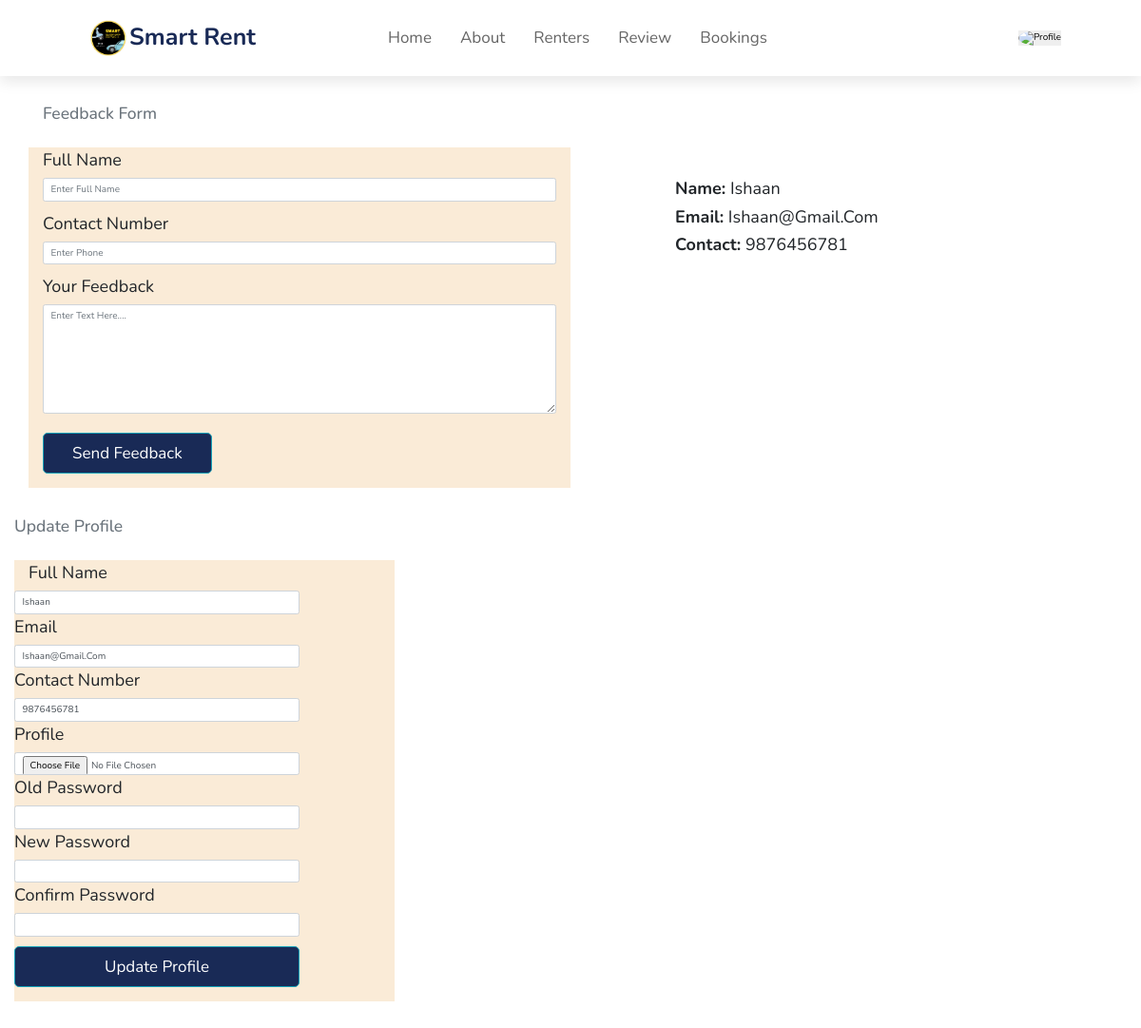
The page /userprofile.php (signed in) on the database its author committed.
### tables this page shows
CREATE TABLE `users` (
  `id` int(10) UNSIGNED NOT NULL,
  `fullname` varchar(191) NOT NULL,
  `mobile` varchar(191) NOT NULL,
  `email` varchar(191) NOT NULL,
  `password` varchar(191) NOT NULL,
  `created_at` timestamp NULL DEFAULT current_timestamp(),
  `updated_at` timestamp NULL DEFAULT current_timestamp(),
  `role` varchar(100) DEFAULT 'user',
  `status` int(1) NOT NULL DEFAULT 1,
  `profile` varchar(100) NOT NULL
);

### userprofile.php (the view, shortened to what this page needs)
<!DOCTYPE html>
<html lang="en">
<head>
    <link rel="stylesheet" href="https://unpkg.com/swiper@9.1.0/swiper-bundle.min.css" />
    <link rel="stylesheet" href="https://cdnjs.cloudflare.com/ajax/libs/font-awesome/5.15.3/css/all.min.css">
    <link rel="stylesheet" type="text/css" href="css/bootstrap.min.css?v=<?php echo time(); ?>">
    <link rel="stylesheet" href="./css/style.css?v=<?php echo time(); ?>">
</head>
<body>
<?php include("header.php"); ?>
<div id="page-wrapper">
    <div class="row">
        <div class="full-row">
            <div class="container">
                    <div class="row">
						<div class="col-lg-12">
							<h2 class="text-secondary double-down-line text-center">Profile</h2>
                        </div>
					</div>
                <div class="dashboard-personal-info p-5 bg-white">
                    <form action="#" method="post" class="form">
                        <h3 class="text-secondary border-bottom-on-white pb-3 mb-4">Feedback Form</h3>
                        <div class="row">
                            <div class="col-lg-6 col-md-12">
                                <div class="form-group">
                                    <label for="user-id">Full Name</label>
                                    <input type="text" name="name" class="form-control" placeholder="Enter Full Name">
                                </div>
                                <div class="form-group">
                                    <label for="phone">Contact Number</label>
                                    <input type="number" name="phone"  class="form-control" placeholder="Enter Phone" maxlength="10">
                                </div>
                                <div class="form-group">
                                    <label for="about-me">Your Feedback</label>
                                    <textarea class="form-control" name="content" rows="7" placeholder="Enter Text Here...."></textarea>
                                </div>
                                <input type="submit" class="btn btn-info mb-4" name="insert" value="Send Feedback">
                            </div>
							</form>
                            <div class="col-lg-1"></div>
                            <div class="col-lg-5 col-md-12">
								<?php
									$id=$_SESSION['user_id'];
									$query=mysqli_query($con,"SELECT * FROM `users` WHERE id='$id'");
									while($row=mysqli_fetch_array($query))
									{
								?>
                                <div class="user-info mt-md-50">
                                    <div class="font-18">
                                        <img src="images/<?php echo $row['9'];?>" alt=""></div>
                                        <div class="mb-1 text-capitalize"><b>Name:</b> <?php echo $row['1'];?></div>
                                        <div class="mb-1"><b>Email:</b> <?php echo $row['3'];?></div>
                                        <div class="mb-1"><b>Contact:</b> <?php echo $row['2'];?></div>
                                    </div>
									<?php } ?>
                                </div>
                            </div>
                        </div>
                        <div>
            <form action="#" method="post" class="form" enctype="multipart/form-data">
                        <h3 class="text-secondary border-bottom-on-white pb-3 mb-4">Update Profile</h3>
                        <div class="row1">
                        <?php
									$id=$_SESSION['user_id'];
									$query=mysqli_query($con,"SELECT * FROM `users` WHERE id='$id'");
									while($row=mysqli_fetch_array($query))
									{
								?>
                            <span class="col-lg-2 col-md-10">
                                <span class="form-group">
                                    <label for="user-id">Full Name</label>
                                    <input type="text" name="name1" class="form-control" value="<?php echo $row['1'];?>">
                                </span>
                                <span class="form-group">
                                    <label for="user-id">Email</label>
                                    <input type="text" name="email1" class="form-control" value="<?php echo $row['3'];?>">
                                </span>
                                <span class="form-group">
                                    <label for="phone">Contact Number</label>
                                    <input type="number" name="mobile"  class="form-control" value="<?php echo $row['2'];?>" maxlength="10">
                                </span>
                                <span class="form-group">
                                    <label for="phone">Profile</label>
                                    <input name="aimage" type="file" class="form-control">
                                </span>
                                <span class="form-group">
                                    <label for="phone">Old password</label>
                                    <input type="password" name="update_pass"  class="form-control" value="">
                                </span>
                                <span class="form-group">
                                    <label for="phone">New Password</label>
                                    <input type="password" name="new_pass"  class="form-control" value="">
                                </span>
                                <span class="form-group">
                                    <label for="phone">Confirm Password</label>
                                    <input type="password" name="confirm_pass"  class="form-control" value="">
                                </span>
                                <input type="submit" class="btn btn-info mb-4" name="update" value="Update Profile">
                            </span>
                            <?php } ?>
							</form>
            </div>
                </div>
            </div>
        </div>

### css/style.css (style rules this page uses)
:root { --green:#27ae60; --black:#192a56; --light-color:#666; --box-shadow:0 .5rem 1.5rem rgba(0,0,0,.1); }
* { font-family: 'Nunito', sans-serif; margin:0; padding:0; box-sizing: border-box; text-decoration: none; outline: none; border:none; text-transform: capitalize; transition: all .2s linear; }
html { font-size: 62.5%; overflow-x: hidden; scroll-padding-top: 5.5rem; scroll-behavior: smooth; }
.btn { margin-top: 1rem; display: inline-block; font-size: 1.7rem; color:#fff; background: var(--black); border-radius: .5rem; cursor: pointer; padding:.8rem 3rem; }
.container, .container-fluid { transition: all 0.6s ease 0s; -moz-transition: all 0.6s ease 0s; -webkit-transition: all 0.6s ease 0s; -o-transition: all 0.6s ease 0s; }
.full-row { position: relative; width: 100%; padding: 50px 0; }

### userprofile.php (style rules this page uses)
.mb-1 { font-size: large; }
.col-lg-6 { background-color: antiquewhite; }
.row label { font-size: large; }
.row1 { background-color: antiquewhite; width: 400px; }
.row1 input { width: 300px; }

### rows shown on the page
users: fullname "Ishaan", email "Ishaan@gmail.com", mobile "9876456781", name1 "Ishaan", email1 "Ishaan@gmail.com"
